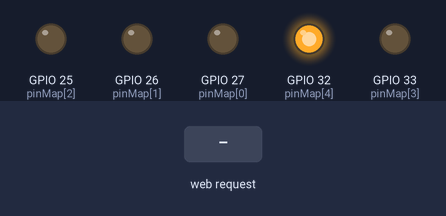
The sketch below on a simulated ESP8266 (NodeMCU). Parts: output pins drawn as LEDs (lit = HIGH). Inputs (shaded band) come from the test bench. The local clock reads 2024-03-15 10:24:30 at power-on unless the sketch sets it; EEPROM starts erased; what the sketch prints to the serial monitor is not drawn.

Above: at 2.7 s.
2.8 s: HTTP request GET /set_valve_0?manual=1 received
At 3.3 s:
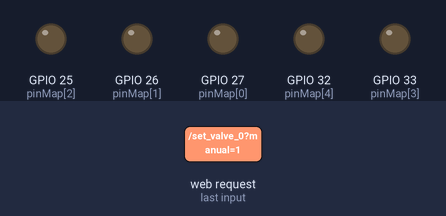
4.5 s: HTTP request GET /set_valve_0 received
At 6.1 s:
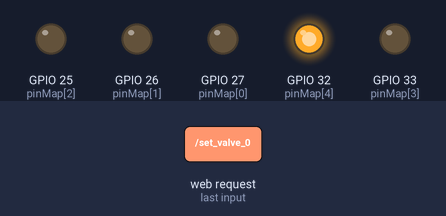
Timing chart, 0 to 7.6 s (numbered marks = the images above; inputs shaded):
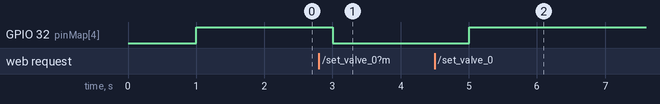

Measured:
- after the input at 2.8 s, GPIO 32 (pinMap[4]): HIGH → LOW after 0.20 s
- after the input at 4.5 s, GPIO 32 (pinMap[4]): LOW → HIGH after 0.51 s

The sketch:

valvebox.ino
```cpp
#include <Arduino.h>
#ifdef ESP32
  #include <WiFi.h>
  #include <AsyncTCP.h>
#else
  #include <ESP8266WiFi.h>
  #include <ESPAsyncTCP.h>
#endif
#include <ESPAsyncWebServer.h>
#include <virtuabotixRTC.h>
//#include <Time.h>
#include<EEPROM.h>
#define EEPROM_SIZE 256
AsyncWebServer server(80);
virtuabotixRTC myRTC(14, 12, 13);


const char* ssid = "VALVES";
const char* password = "jedenladnydrugibrzydki";


char labels[][5] = {"mo","tu","we","th","fr","st","su"};

struct valve
  {
    int days[7];
    int startTime = 0;
    int sh =0;
    int sm =0;
    int endTime = 0;
    int eh=0;
    int em=0;
    int enabled = 0;
    int manualON = 0;
  };

valve valves[4];

// HTML web page to handle 3 input fields (input1, input2, input3)
const char index_html[] PROGMEM = R"rawliteral(
<!DOCTYPE HTML><html><head>
  <title>valves</title>
  <meta name="viewport" content="width=device-width, initial-scale=1">
  </head>
  <body>
<iframe name="hiddenFrame" width="0" height="0" border="0" style="display: none;"></iframe>
    <body>
        <div class="row">
            <div class="column left" style="background-color:#87d9ff;">
                <h2>Valve 1</h2>
                <p>
                <form action="/set_valve_0" target="hiddenFrame">
                    <label for="pon"> start</label><input type="time" id="start" name="start" value=String(start1)>
                    <label for="pon"> stop</label><input type="time" id="stop" name="stop"><br>
                    <input type="checkbox" id="pn" name="mo" value="1">
                    <label for="pon"> mon</label><br>
                    <input type="checkbox" id="wt" name="tu" value="1">
                    <label for="wt"> tue</label><br>
                    <input type="checkbox" id="sr" name="we" value="1">
                    <label for="sr"> wed</label><br>
                    <input type="checkbox" id="cw" name="th" value="1">
                    <label for="czw"> thr</label><br>
                    <input type="checkbox" id="pt" name="fr" value="1">
                    <label for="pt"> fri</label><br>
                    <input type="checkbox" id="sob" name="st" value="1">
                    <label for="sob"> sat</label><br>
                    <input type="checkbox" id="nd" name="su" value="1">
                    <label for="su"> sun</label><br>
                    <input type="submit" value="Submit"><br>
                    <input type="checkbox" id="manual" name="manual" value="1">
                    <label for="manual"> manual</label><br>
                    <input type="checkbox" id="manualON" name="manualON" value="1">
                    <label for="manualON"> on</label><br>

                </form><br></p>
            </div>

        </div>
        <div class="row">
            <div class="column left" style="background-color:#87d9ff;">
                <h2>Valve 2</h2>
                <p>
                <form action="/set_valve_1" target="hiddenFrame">
                    <label for="pon"> start</label><input type="time" id="start" name="start">
                    <label for="pon"> stop</label><input type="time" id="stop" name="stop"><br>
                    <input type="checkbox" id="pn" name="mo" value="1">
                    <label for="pon"> mon</label><br>
                    <input type="checkbox" id="wt" name="tu" value="1">
                    <label for="wt"> tue</label><br>
                    <input type="checkbox" id="sr" name="we" value="1">
                    <label for="sr"> wed</label><br>
                    <input type="checkbox" id="cw" name="th" value="1">
                    <label for="czw"> thr</label><br>
                    <input type="checkbox" id="pt" name="fr" value="1">
                    <label for="pt"> fri</label><br>
                    <input type="checkbox" id="sob" name="st" value="1">
                    <label for="sob"> sat</label><br>
                    <input type="checkbox" id="nd" name="su" value="1">
                    <label for="nd"> sun</label><br>
                    <input type="submit" value="Submit"><br>
                    <input type="checkbox" id="manual" name="manual" value="1">
                    <label for="manual"> manual</label><br>
                    <input type="checkbox" id="manualON" name="manualON" value="1">
                    <label for="manualON"> on</label><br>

                </form><br></p>
            </div>

        </div>
        <div class="row">
            <div class="column left" style="background-color:#87d9ff;">
                <h2>Valve 3</h2>
                <p>
                <form action="/set_valve_2" target="hiddenFrame">
                    <label for="pon"> start</label><input type="time" id="start" name="start">
                    <label for="pon"> stop</label><input type="time" id="stop" name="stop"><br>
                    <input type="checkbox" id="pn" name="mo" value="1">
                    <label for="pon"> mon</label><br>
                    <input type="checkbox" id="wt" name="tu" value="1">
                    <label for="wt"> tue</label><br>
                    <input type="checkbox" id="sr" name="we" value="1">
                    <label for="sr"> wed</label><br>
                    <input type="checkbox" id="cw" name="th" value="1">
                    <label for="czw"> thr</label><br>
                    <input type="checkbox" id="pt" name="fr" value="1">
                    <label for="pt"> fri</label><br>
                    <input type="checkbox" id="sob" name="st" value="1">
                    <label for="sob"> sat</label><br>
                    <input type="checkbox" id="nd" name="su" value="1">
                    <label for="nd"> sun</label><br>
                    <input type="submit" value="Submit"><br>
                    <input type="checkbox" id="manual" name="manual" value="1">
                    <label for="manual"> manual</label><br>
                    <input type="checkbox" id="manualON" name="manualON" value="1">
                    <label for="manualON"> on</label><br>

                </form><br></p>
            </div>

        </div>
        <div class="row">
            <div class="column left" style="background-color:#87d9ff;">
                <h2>Valve 4</h2>
                <p>
                <form action="/set_valve_3" target="hiddenFrame">
                    <label for="pon"> start</label><input type="time" id="start" name="start">
                    <label for="pon"> stop</label><input type="time" id="stop" name="stop"><br>
                    <input type="checkbox" id="pn" name="mo" value="1">
                    <label for="pon"> mon</label><br>
                    <input type="checkbox" id="wt" name="tu" value="1">
                    <label for="wt"> tue</label><br>
                    <input type="checkbox" id="sr" name="we" value="1">
                    <label for="sr"> wed</label><br>
                    <input type="checkbox" id="cw" name="th" value="1">
                    <label for="czw"> thr</label><br>
                    <input type="checkbox" id="pt" name="fr" value="1">
                    <label for="pt"> fri</label><br>
                    <input type="checkbox" id="sob" name="st" value="1">
                    <label for="sob"> sat</label><br>
                    <input type="checkbox" id="nd" name="su" value="1">
                    <label for="nd"> sun</label><br>
                    <input type="submit" value="Submit"><br>
                    <input type="checkbox" id="manual" name="manual" value="1">
                    <label for="manual"> manual</label><br>
                    <input type="checkbox" id="manualON" name="manualON" value="1">
                    <label for="manualON"> on</label><br>

                </form><br></p>
            </div>
        </div>

        <div class="row">
            <div class="column left" style="background-color:#FFff95;">
                <h2>Set time</h2>
                <p>
                <form action="/set_time" target="hiddenFrame">
                    <label>time</label><input type="time" id="time" name="time"><br>
                    <label>weekday</label><select name="weekday" id="weekday">
                                        <option value="1">mon</option>
                                        <option value="2">tue</option>
                                        <option value="3">wed</option>
                                        <option value="4">thr</option>
                                        <option value="5">fri</option>
                                        <option value="6">sat</option>
                                        <option value="7">sun</option>
                                      </select><br>
                    <input type="submit" value="Submit">
                </form><br></p>
            </div>
        </div>
    </body>


</body>
  </html>)rawliteral";

void notFound(AsyncWebServerRequest *request) {
  request->send(404, "text/plain", "Not found");
}

void setTime(AsyncWebServerRequest *request)
{

  int params = request->params();
  for(int i=0;i<params;i++){
    AsyncWebParameter* p = request->getParam(i);
    if(p->isFile()){ //p->isPost() is also true
      Serial.printf("FILE[%s]: %s, size: %u\n", p->name().c_str(), p->value().c_str(), p->size());
    } else if(p->isPost()){
      Serial.printf("POST[%s]: %s\n", p->name().c_str(), p->value().c_str());
    } else {
      Serial.printf("GET[%s]: %s\n", p->name().c_str(), p->value().c_str());
    }
  }

  int timeH;
  int timeM;
  int weekday;

    if (request->getParam("time"))
  {
    char time[10];
    request->getParam("time")->value().toCharArray(time, 50);
    time[2]=0;
    timeH =atoi(time);
    timeM = atoi(time+3);

  }
  if (request->getParam("weekday"))
  {
    weekday = request->getParam("weekday")->value().toInt();
  }

    myRTC.setDS1302Time(00, timeM, timeH, weekday, 0, 0, 2020);
}

void dupa0(AsyncWebServerRequest *request)
{
  dupa(request, 0);

}
void dupa1(AsyncWebServerRequest *request)
{
  dupa(request, 1);
}
void dupa2(AsyncWebServerRequest *request)
{
  dupa(request, 2);
}
void dupa3(AsyncWebServerRequest *request)
{
  dupa(request, 3);
}
void dupa(AsyncWebServerRequest *request, int id)
{
//  Serial.print("dupa called, id: ");
//  Serial.println(id);

  for(int i =0; i<7; i++)
  {
    if (request->hasParam(labels[i])) {
      valves[id].days[i] = 1;
    }
    else
    {
      valves[id].days[i] = 0;
    }
    EEPROM.write(16+(id*7)+i,valves[id].days[i]);
  }

  if (request->hasParam("manual"))
  {
    valves[id].enabled = 0;
  }
  else
  {
    valves[id].enabled = 1;
  }
  EEPROM.write(44+id, valves[id].enabled);

  if (request->hasParam("manualON"))
  {
    valves[id].manualON = 1;
  }
  else
  {
    valves[id].manualON = 0;
  }
  EEPROM.write(48+id,valves[id].manualON);
  if (request->hasParam("start"))
  {
  //request->getParam("start")->value()
    char starttb[10];

    request->getParam("start")->value().toCharArray(starttb, 50);
    starttb[2]=0;
    int sh =atoi(starttb);
    int sm = atoi(starttb+3);
    EEPROM.write(id,sh);
    EEPROM.write(id+4,sm);
  }
  if (request->getParam("stop"))
  {
    char endtb[10];
    request->getParam("stop")->value().toCharArray(endtb, 50);
    endtb[2]=0;
    int eh =atoi(endtb);
    int em = atoi(endtb+3);
    EEPROM.write(id+8,eh);
    EEPROM.write(id+12,em);
  }
EEPROM.commit();
}
  int pinMap[] = {27,26,25,33,32};
void setup() {
  Serial.begin(115200);
  WiFi.softAP(ssid, password);

  IPAddress IP = WiFi.softAPIP();
  Serial.print("AP IP address: ");
  Serial.println(IP);
  Serial.println();
  Serial.print("IP Address: ");
  Serial.println(WiFi.localIP());

  EEPROM.begin(EEPROM_SIZE);
  pinMode(27, OUTPUT);
  pinMode(26, OUTPUT);
  pinMode(25, OUTPUT);
  pinMode(33, OUTPUT);
  pinMode(32, OUTPUT);

  // Send web page with input fields to client
  server.on("/", HTTP_GET, [](AsyncWebServerRequest *request){
    request->send_P(200, "text/html", index_html);
  });

  // Send a GET request to <ESP_IP>/get?input1=<inputMessage>
  server.on("/set_valve_0", HTTP_GET, dupa0);
  server.on("/set_valve_1", HTTP_GET, dupa1);
  server.on("/set_valve_2", HTTP_GET, dupa2);
  server.on("/set_valve_3", HTTP_GET, dupa3);
  server.on("/set_time", HTTP_GET, setTime);
  server.onNotFound(notFound);
  server.begin();
}

void loop() {
  delay(1000);
  myRTC.updateTime();

  int dayofweek = myRTC.dayofweek-1;
  int timeNow = myRTC.hours*60+myRTC.minutes;
  bool states[] = {0,0,0,0};
  bool overallstate = true;

  for(int i =0; i<4; i++)
  {
    valves[i].enabled = EEPROM.read(44+i);
    valves[i].manualON = EEPROM.read(48+i);
    for(int k =0; k<7; k++)
    {
      valves[i].days[k] = EEPROM.read(16+(i*7)+k);
    }
    valves[i].startTime = (EEPROM.read(i)*60+EEPROM.read(i+4));
    valves[i].endTime = (EEPROM.read(i+8)*60+EEPROM.read(i+12));
    if (valves[i].enabled == 1)
    {
      if (valves[i].days[dayofweek] == 1 )
      {
        if(timeNow >= valves[i].startTime && timeNow < valves[i].endTime)
        {

        states[i] = 1;
        overallstate = false;
        }
      }
    }
    if (valves[i].enabled == 0)
    {
      if (valves[i].manualON == 1)
      states[i] = 1;
      overallstate = false;
    }
  }


  digitalWrite(pinMap[4], overallstate);
  if(overallstate == false)
  {
   for(int i =0; i<4; i++)
   {
        digitalWrite(pinMap[i], states[i]);
//        Serial.print("valve nr ");
//        Serial.print(i+1);
//        if(states[i])
//        {
//          Serial.println(" is working");
//        }
//        else
//        {
//          Serial.println(" is not working");
//        }
    }
  }
}
```
